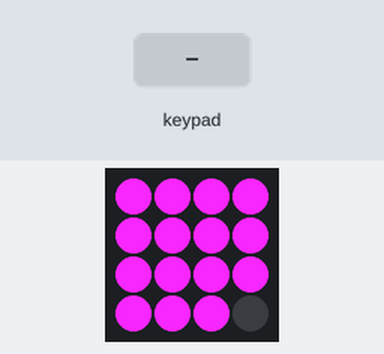
A sketch run on a simulated Arduino Uno, built with avr-gcc and run on an emulated ATmega328P. Shown: 4×4 RGB LED matrix (first LED top left, wired row by row). The test bench sets the inputs (shaded band). Random numbers use the default seed unless the sketch sets one; what the sketch prints to the serial monitor is not drawn.

Above: at 3.57 s.
4.5 s: keypad keys 2 3 4 5 pressed 0.4 s apart
At 4.67 s:
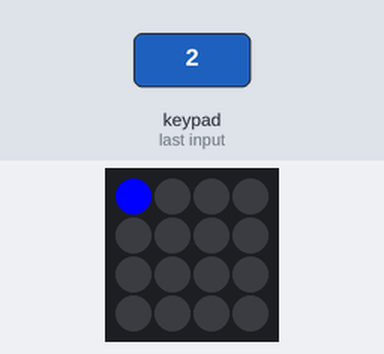
At 7.43 s:
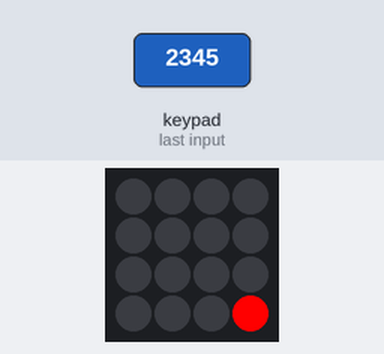
Timing chart, 0 to 8.9 s (numbered marks = the images above; inputs shaded):
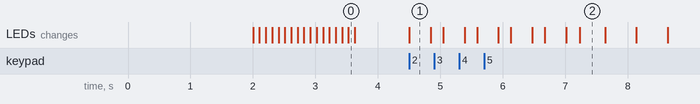

The sketch:

sketch_feb13a.ino
```cpp
#include <Keypad.h>
#include <Adafruit_NeoPixel.h>
#define PIN 11          // Pin zum ansteuern des LED-Streifens
#define NUMPIXEL 16

const byte COLS = 4; //4 Spalten
const byte ROWS = 4; //4 Zeilen

char hexaKeys[ROWS][COLS]={
{'D', '#', '0', '*'},
{'C', '9', '8', '7'},
{'B', '6', '5', '4'},
{'A', '3', '2', '1'}
};

byte colPins[COLS] = {2,3,4,5}; //Definition der Pins für die 4 Spalten
byte rowPins[ROWS] = {6,7,8,9}; //Definition der Pins für die 4 Zeilen

char right_Taster[6]; // speichert welche Taster gedrückt werden müssen
char Taster_In; // input des Kaypads

bool Taster_Schleife = false; // zum warten auf taster input
bool miss = false; // true wenn eine faltsche Taste gedrückt würd
bool Spiel = true; // false wenn spiel beendet wird (durch miss oder lvl)
bool lvl_select = false;

long randNumber; // random zahl für LED die leuchtet

int lvl = 0; // Zählt die geschaften Level
int anzahl_LED; // anzahl der LED die in einem Durchlauf leuchten
int anzahl_Taster; // anzahl der Taster die gedrückt werden müssen
int LED_speed = 700; // Wie lange die LEDs leuchten

Keypad Tastenfeld = Keypad(makeKeymap(hexaKeys), rowPins, colPins, ROWS, COLS);
Adafruit_NeoPixel pixels(NUMPIXEL, PIN, NEO_GRB + NEO_KHZ800);


void setup()
{
    Serial.begin(9600);
    pixels.begin();
    randomSeed(analogRead(0));
}


void loop()
{
  pixels.clear();
  pixels.show();
  delay(2000);
  Serial.print("loop "); // Testwiedergabe

  for(int i = 0; i < 16; i++)
  {
    pixels.fill(pixels.Color(248, 38, 255), 0, i);
    pixels.show();
    delay(100);
    pixels.clear();
    pixels.show();
  }

  lvl = 0;
  lvl_select = false;
  Spiel = true;
  LED_speed = 700;

  while(lvl_select == false)
  {
    Taster_In = Tastenfeld.getKey();
    if(Taster_In)
    {
      switch (Taster_In)
      {
          case 'D':
              lvl = 0;
            break;
          case '#':
              lvl = 1;
            break;
          case '0':
              lvl = 2;
            break;
          case '*':
              lvl = 3;
              LED_speed = LED_speed - (30*(lvl-2));
            break;
          case '7':
              lvl = 4;
              LED_speed = LED_speed - (30*(lvl-2));
            break;
          case '8':
              lvl = 5;
              LED_speed = LED_speed - (30*(lvl-2));
            break;
          case '9':
              lvl = 6;
              LED_speed = LED_speed - (30*(lvl-2));
            break;
          case 'C':
              lvl = 7;
              LED_speed = LED_speed - (30*(lvl-2));
            break;
          case 'B':
              lvl = 8;
              LED_speed = LED_speed - (30*(lvl-2));
            break;
          case '6':
              lvl = 9;
              LED_speed = LED_speed - (30*(lvl-2));
            break;
          case '5':
              lvl = 10;
              LED_speed = LED_speed - (30*(lvl-2));
            break;
          case '4':
              lvl = 11;
              LED_speed = LED_speed - (30*(lvl-2));
            break;
          case '1':
              lvl = 12;
              LED_speed = LED_speed - (30*(lvl-2));
            break;
          case '2':
              lvl = 13;
              LED_speed = LED_speed - (30*(lvl-2));
            break;
          case '3':
              lvl = 14;
              LED_speed = LED_speed - (30*(lvl-2));
            break;
          case 'A':
              lvl = 15;
              LED_speed = LED_speed - (30*(lvl-2));
            break;
          default:
            break;
        } // end switch case
      lvl_select = true;
    } // ende if(Taster_in)
  } // ende while(lvl_select)

  fail:

  if(miss == true)
  {
    for(int i = 0; i < 3; i++)
    {
      pixels.fill(pixels.Color(248, 38, 255), 0, lvl+1);
      pixels.show();
      delay(500);
      pixels.clear();
      pixels.show();
      delay(500);
    }
    miss = false;
  }else if(lvl == 16)
  {
    for(int i = 0; i < 3; i++)
    {
      pixels.fill(pixels.Color(248, 38, 255), 0, lvl);
      pixels.show();
      delay(500);
      pixels.clear();
      pixels.show();
      delay(500);
      miss = false;
    }
  }

  while(Spiel == true)
  {
    if(lvl == 0)
    {
      anzahl_LED = 3;
      anzahl_Taster = 3;
    }else if(lvl == 1)
    {
      anzahl_LED = 4;
      anzahl_Taster = 4;
    }else
    {
      anzahl_LED = 5;
      anzahl_Taster = 5;
      LED_speed = LED_speed - 30;
    }

    Serial.print((int)lvl);
    Serial.print(" lvl ");

    for(anzahl_LED > 0; anzahl_LED--;)
    {
      randNumber = random(16); // Random zahl zwischen 0 und 15
      Serial.print((int)randNumber); // Testwiedergabe

      pixels.setPixelColor(randNumber, pixels.Color(0, 0, 255));
      pixels.show();
      delay(LED_speed);
      pixels.clear();
      pixels.show();
      delay(200);


      switch (randNumber)
      {
          case 0:
              right_Taster[anzahl_LED] = 'D';
            break;
          case 1:
              right_Taster[anzahl_LED] = '#';
            break;
          case 2:
              right_Taster[anzahl_LED] = '0';
            break;
          case 3:
              right_Taster[anzahl_LED] = '*';
            break;
          case 4:
              right_Taster[anzahl_LED] = '7';
            break;
          case 5:
              right_Taster[anzahl_LED] = '8';
            break;
          case 6:
              right_Taster[anzahl_LED] = '9';
            break;
          case 7:
              right_Taster[anzahl_LED] = 'C';
            break;
          case 8:
              right_Taster[anzahl_LED] = 'B';
            break;
          case 9:
              right_Taster[anzahl_LED] = '6';
            break;
          case 10:
              right_Taster[anzahl_LED] = '5';
            break;
          case 11:
              right_Taster[anzahl_LED] = '4';
            break;
          case 12:
              right_Taster[anzahl_LED] = '1';
            break;
          case 13:
              right_Taster[anzahl_LED] = '2';
            break;
          case 14:
              right_Taster[anzahl_LED] = '3';
            break;
          case 15:
              right_Taster[anzahl_LED] = 'A';
            break;
          default:
            break;
        } // end switch case

    } // end for(anzahl_LED)

    for(anzahl_Taster > 0; anzahl_Taster--;)
    {
      Taster_Schleife = false;
      while(Taster_Schleife == false) // leuft bis eine Taste gedrückt wurde
      {
          Taster_In = Tastenfeld.getKey();
          if(Taster_In)
          {
              if(Taster_In == right_Taster[anzahl_Taster])
              {
                Serial.print(Taster_In + " "); // Testwiedergabe
                pixels.setPixelColor(0, pixels.Color(0, 255, 0));
                pixels.show();
                delay(400);
                pixels.clear();
                pixels.show();
              }else
              {
                Serial.print(" andere "); // Testwiedergabe
                pixels.setPixelColor(15, pixels.Color(255, 0, 0));
                pixels.show();
                delay(400);
                pixels.clear();
                pixels.show();
                miss = true;
                Spiel = false;
                goto fail;
              }
              Taster_Schleife = true;
          } // end if(taster)
      } // end While(t)
    } // end for(anzahl_T)
    delay(300);
    lvl++;
    if(lvl == 16)
    goto fail;
  } // end While(Spiel)
} // end void loop
```

Measured:
- after the input at 4.5 s, the LEDs: change at once (image 1)
- what the display in image 2 shows lasts 0.4 s, from 7.2 s to 7.6 s
